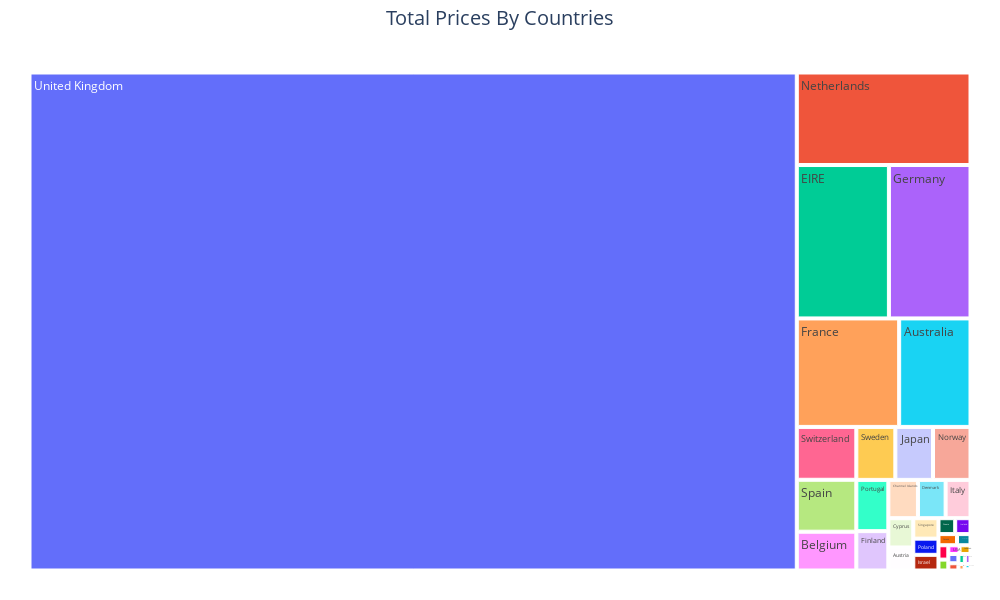

This figure's notebook cell:
### Code cell
# PLOTLY TREEMAP
fig = px.treemap(df_TotalRevenue,
                 path=[df_TotalRevenue.index], 
                 values='TotalRevenue', 
                 width=1000, 
                 height=600)
fig.update_layout(title_text='Total Prices By Countries',
                  title_x = 0.5, title_font = dict(size=20)
)
fig.update_layout(margin = dict(t=50, l=25, r=25, b=25))
fig.show()

### Figure 1 — Plotly figure (JSON) as saved in the notebook; plotly's stock layout.template omitted (floating-point values rounded to 4 significant figures)
{"data": [{"branchvalues": "total", "domain": {"x": [0, 1], "y": [0, 1]}, "hovertemplate": "labels=%{label}<br>TotalRevenue=%{value}<br>parent=%{parent}<br>id=%{id}<extra></extra>", "ids": ["Australia", "Austria", "Bahrain", "Belgium", "Brazil", "Canada", "Channel Islands", "Cyprus", "Czech Republic", "Denmark", "EIRE", "European Community", "Finland", "France", "Germany", "Greece", "Iceland", "Israel", "Italy", "Japan", "Lebanon", "Lithuania", "Malta", "Netherlands", "Norway", "Poland", "Portugal", "RSA", "Saudi Arabia", "Singapore", "Spain", "Sweden", "Switzerland", "USA", "United Arab Emirates", "United Kingdom", "Unspecified"], "labels": ["Australia", "Austria", "Bahrain", "Belgium", "Brazil", "Canada", "Channel Islands", "Cyprus", "Czech Republic", "Denmark", "EIRE", "European Community", "Finland", "France", "Germany", "Greece", "Iceland", "Israel", "Italy", "Japan", "Lebanon", "Lithuania", "Malta", "Netherlands", "Norway", "Poland", "Portugal", "RSA", "Saudi Arabia", "Singapore", "Spain", "Sweden", "Switzerland", "USA", "United Arab Emirates", "United Kingdom", "Unspecified"], "name": "", "parents": ["", "", "", "", "", "", "", "", "", "", "", "", "", "", "", "", "", "", "", "", "", "", "", "", "", "", "", "", "", "", "", "", "", "", "", "", ""], "type": "treemap", "values": [137100.0, 10150.0, 548.4, 40910.0, 1144.0, 3666.0, 20090.0, 12950.0, 707.7, 18770.0, 250300.0, 1292.0, 22330.0, 196700.0, 221700.0, 4711.0, 4310, 6994.0, 16890.0, 35340.0, 1694.0, 1661.0, 2505.0, 284700.0, 35160.0, 7213.0, 29060.0, 1002.0, 131.2, 9120.0, 54770.0, 36600.0, 55740.0, 1731.0, 1902.0, 6768000.0, 2667.0]}], "layout": {"height": 600, "legend": {"tracegroupgap": 0}, "margin": {"b": 25, "l": 25, "r": 25, "t": 50}, "title": {"font": {"size": 20}, "text": "Total Prices By Countries", "x": 0.5}, "width": 1000}}
